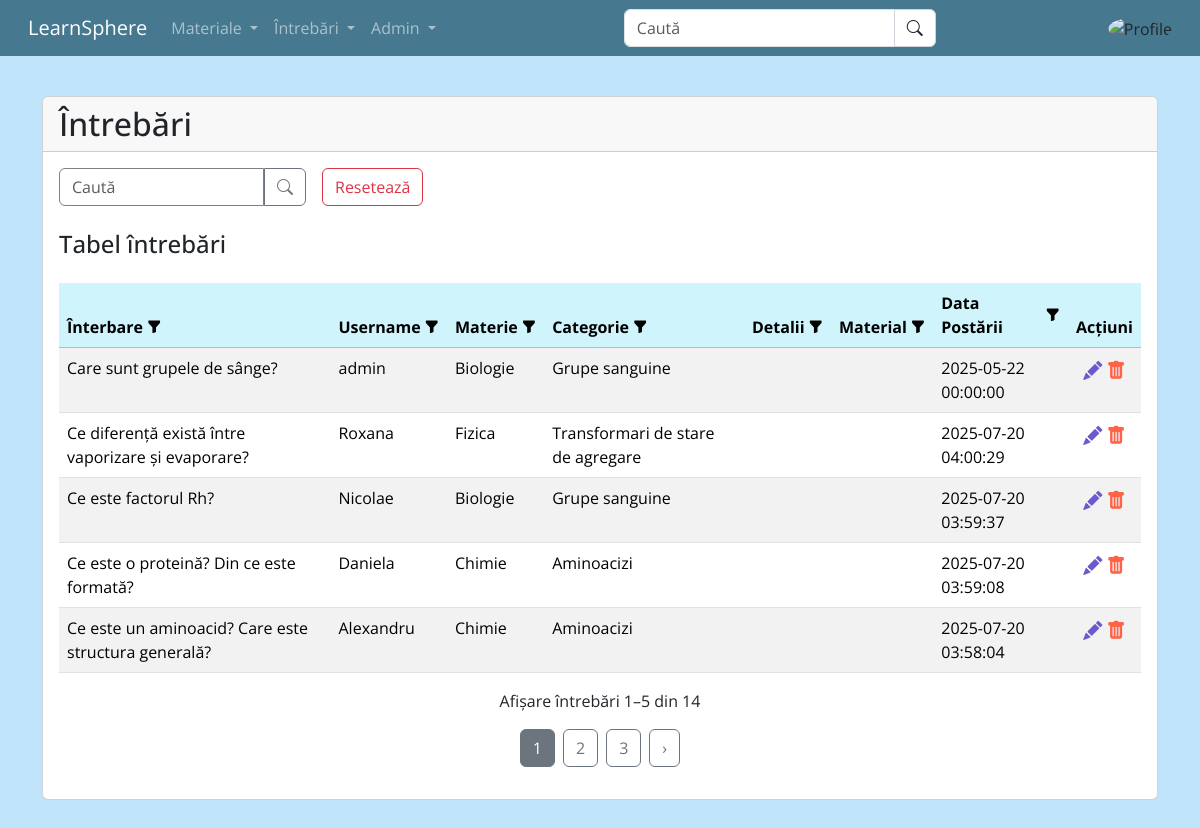
Page /admin/intrebari.php (signed in) on the committed database.
### tables this page shows
CREATE TABLE `intrebari` (
  `intrebareID` int(11) NOT NULL,
  `userID` int(11) NOT NULL,
  `intrebare` varchar(255) NOT NULL,
  `categorieID` int(11) NOT NULL,
  `detalii` varchar(255) DEFAULT NULL,
  `material` varchar(255) DEFAULT NULL,
  `dataPostarii` datetime NOT NULL
);

CREATE TABLE `users` (
  `userID` int(11) NOT NULL,
  `username` varchar(50) NOT NULL,
  `rol` int(3) NOT NULL,
  `parola` varchar(255) NOT NULL,
  `pozaProfil` varchar(255) NOT NULL,
  `nume` varchar(50) DEFAULT NULL,
  `prenume` varchar(50) DEFAULT NULL,
  `email` varchar(50) NOT NULL,
  `dataNasterii` date NOT NULL,
  `dataInregistrarii` date NOT NULL,
  `biografie` varchar(255) DEFAULT NULL,
  `darkMode` int(3) NOT NULL
);

CREATE TABLE `materii` (
  `materiiID` int(11) NOT NULL,
  `nume` varchar(255) NOT NULL,
  `descriere` varchar(255) DEFAULT NULL,
  `dataPostarii` date NOT NULL
);

CREATE TABLE `categorii` (
  `categorieID` int(11) NOT NULL,
  `materieID` int(11) NOT NULL,
  `nume` varchar(255) NOT NULL,
  `descriere` varchar(255) DEFAULT NULL,
  `dataPostarii` date NOT NULL
);

### admin/intrebari.php (the view, shortened to what this page needs)
<?php
require_once(__DIR__ . "/../config.php");
?>
<!DOCTYPE html>
<html lang="en">
<head>
    <?php
    file_exists(__DIR__ . "/../module/head.php") ?
        require_once __DIR__ . "/../module/head.php" :
        die("Fisierul head nu a fost gasit!");
    ?>
    <link rel="stylesheet" href="../assets/stiluriAdmin.css">
</head>
<body>
    <?php
    file_exists(__DIR__ . "/../module/meniu.php") ?
        require_once __DIR__ . "/../module/meniu.php" :
        die("Fisierul meniu nu a fost gasit!");
    ?>
    <div class="container mt-5">
        <div class="row justify-content-center">
            <div class="col-lg-12">
                <div class="card">
                    <h2 class="card-header">Întrebări</h2>
                    <div class="card-body">
                        <div style="display: flex;">
                            <form class="d-flex" role="search" method="GET">
                                <input class="form-control searchBar" type="search" name="search" placeholder="Caută" aria-label="Search" style="border-color:gray"
                                    value="<?= isset($_GET['search']) ? htmlspecialchars($_GET['search']) : '' ?>">
                                <button class="btn btn-outline-secondary searchBtn" type="submit">
                                    <i class="bi bi-search"></i>
                                </button>
                                <a href="<?= strtok($_SERVER["REQUEST_URI"], '?') ?>" class="btn btn-outline-danger ms-3">Resetează</a>
                            </form>
                        </div>
                        <h4 class="card-title mt-4">Tabel întrebări</h4>
                        <table class="table mt-4 table-striped" id="tabel_intrebari">
                            <?php
                            function sortLink($label, $column, $currentSort, $currentOrder)
                            {
                                $currentOrder = strtoupper($currentOrder);
                                $isCurrent = ($currentSort === $column);
                                $icon = '<i class="bi bi-funnel-fill"></i>';
                                $newOrder = ($isCurrent && $currentOrder === 'ASC') ? 'desc' : 'asc';
                                $query = http_build_query(array_merge($_GET, ['sort' => $column, 'order' => $newOrder]));
                                return "<a href='?{$query}' class='sort-header' title='Sortează după {$label}'>{$label} {$icon}</a>";
                            }
                            ?>
                            <?php
                            $allowedSortColumns = ['intrebare', 'username', 'materieNume', 'categorieNume', 'detalii', 'material', 'dataPostarii'];
                            $sort = isset($_GET['sort']) && in_array($_GET['sort'], $allowedSortColumns) ? $_GET['sort'] : 'titlu';
                            $order = (isset($_GET['order']) && strtolower($_GET['order']) === 'desc') ? 'DESC' : 'ASC';
                            $columnMap = [
                                'intrebare' => 'intrebari.intrebare',
                                'username' => 'users.username',
                                'materieNume' => 'materii.nume',
                                'categorieNume' => 'categorii.nume',
                                'detalii' => 'intrebari.detalii',
                                'material' => 'intrebari.material',
                                'dataPostarii' => 'intrebari.dataPostarii'
                            ];
                            $sortColumn = $columnMap[$sort] ?? 'intrebari.intrebare';
                            ?>
                            <thead>
                                <tr class="table-info">
                                    <th><?= sortLink('Înterbare', 'intrebare', $sort, $order) ?></th>
                                    <th><?= sortLink('Username', 'username', $sort, $order) ?></th>
                                    <th><?= sortLink('Materie', 'materieNume', $sort, $order) ?></th>
                                    <th><?= sortLink('Categorie', 'categorieNume', $sort, $order) ?></th>
                                    <th><?= sortLink('Detalii', 'detalii', $sort, $order) ?></th>
                                    <th><?= sortLink('Material', 'material', $sort, $order) ?></th>
                                    <th><?= sortLink('Data Postării', 'dataPostarii', $sort, $order) ?></th>
                                    <th class="text-center">Acțiuni</th>
                                </tr>
                            </thead>
                            <tbody>
                                <?php
                                $page = isset($_GET['page']) && is_numeric($_GET['page']) ? (int) $_GET['page'] : 1;
                                $intrebariPerPage = 5;
                                $offset = ($page - 1) * $intrebariPerPage;
                                $where = [];
                                $params = [];
                                $whereSQL = $where ? "WHERE " . implode(" AND ", $where) : "";
                                $stmtTotal = $conexiune->prepare("
                                    SELECT COUNT(*) FROM intrebari
                                    JOIN categorii ON intrebari.categorieID = categorii.categorieID
                                    JOIN materii ON categorii.materieID = materii.materiiID
                                    JOIN users ON intrebari.userID = users.userID
                                    $whereSQL
                                ");
                                $stmtTotal->execute($params);
                                $totalIntrebari = $stmtTotal->fetchColumn();
                                $totalPages = ceil($totalIntrebari / $intrebariPerPage);
                                $page = max(1, min($page, $totalPages));
                                $startIndex = $offset + 1;
                                $endIndex = min($offset + $intrebariPerPage, $totalIntrebari);
                                $stmt = $conexiune->prepare("
                                    SELECT
                                        intrebari.*,
                                        categorii.nume AS categorieNume,
                                        materii.nume AS materieNume,
                                        users.username
                                    FROM intrebari
                                    JOIN categorii ON intrebari.categorieID = categorii.categorieID
                                    JOIN materii ON categorii.materieID = materii.materiiID
                                    JOIN users ON intrebari.userID = users.userID
                                    $whereSQL
                                    ORDER BY $sortColumn $order
                                    LIMIT :limit OFFSET :offset
                                ");
                                $stmt->bindValue(':limit', $intrebariPerPage, PDO::PARAM_INT);
                                $stmt->bindValue(':offset', $offset, PDO::PARAM_INT);
                                $stmt->execute();
                                while ($rand = $stmt->fetch(PDO::FETCH_ASSOC)) {
                                    echo '<tr>
                                    <td style="display: none;">' . ($rand["intrebareID"] ?? '') . '</td>
                                        <td>' . htmlspecialchars($rand["intrebare"] ?? '') . '</td>
                                        <td>' . htmlspecialchars($rand["username"] ?? '') . '</td>
                                        <td>' . htmlspecialchars($rand["materieNume"] ?? '') . '</td>
                                        <td>' . htmlspecialchars($rand["categorieNume"] ?? '') . '</td>
                                        <td>' . htmlspecialchars($rand["detalii"] ?? '') . '</td>
                                        <td>' . htmlspecialchars($rand["material"] ?? '') . '</td>
                                        <td>' . htmlspecialchars($rand["dataPostarii"] ?? '') . '</td>
                                        <td class="text-center">
                                            <a id="' . ($rand["intrebareID"] ?? '') . '" class="edit" title="Modifică" data-bs-toggle="modal" data-bs-target="#modal_modifica_material"
                                                style="font-size: 1.2em; color: SlateBlue;"><i class="bi bi-pencil-fill"></i></a>
                                            <a id="' . ($rand["intrebareID"] ?? '') . '" class="delete" href="#" title="Șterge" style="font-size: 1.2em; color: Tomato;"><i class="bi bi-trash-fill"></i></a>
                                        </td>
                                    </tr>';
                                }
                                ?>
                            </tbody>
                        </table>
                        <?php if ($totalIntrebari > 0): ?>
                            <p class="text-center mt-2">Afișare întrebări <?= $startIndex ?>–<?= $endIndex ?> din <?= $totalIntrebari ?></p>
                        <?php else: ?>
                            <p class="text-center mt-2">Nu s-au găsit întrebări.</p>
                        <?php endif; ?>
                        <?php if ($totalPages > 1): ?>
                            <?php
                            $queryString = http_build_query(array_filter($_GET, fn($k) => $k !== 'page', ARRAY_FILTER_USE_KEY));
                            $urlBase = strtok($_SERVER["REQUEST_URI"], '?') . '?' . $queryString;
                            ?>
                            <nav>
                                <ul class="pagination justify-content-center mt-3" style="gap: 0.5rem;">
                                    <?php
                                    $range = 1;
                                    $startPage = max(1, $page - $range);
                                    $endPage = min($totalPages, $page + $range);
                                    for ($i = $startPage; $i <= $endPage; $i++) {
                                        if ($i == $page) {
                                            echo '<li><a class="btn btn-secondary text-white" style="pointer-events: none;">' . $i . '</a></li>';
                                        } else {
                                            echo '<li><a class="btn btn-outline-secondary" href="' . $urlBase . '&page=' . $i . '">' . $i . '</a></li>';
                                        }
                                    }
                                    if ($endPage < $totalPages - 1) {
                                        echo '<li><span class="btn btn-light disabled">...</span></li>';
                                        echo '<li><a class="btn btn-outline-secondary" href="' . $urlBase . '&page=' . $totalPages . '">' . $totalPages . '</a></li>';
                                    } elseif ($endPage == $totalPages - 1) {
                                        echo '<li><a class="btn btn-outline-secondary" href="' . $urlBase . '&page=' . $totalPages . '">' . $totalPages . '</a></li>';
                                    }
                                    ?>
                                    <?php if ($page < $totalPages): ?>
                                        <li class="page-item">
                                            <a class="btn btn-outline-secondary" href="<?= $urlBase . '&page=' . ($page + 1) ?>">›</a>
                                        </li>
                                    <?php endif; ?>
                                </ul>
                            </nav>
                        <?php endif; ?>
                    </div>
                </div>
            </div>
        </div>
    </div>
</body>
</html>

### assets/stiluri.css (style rules this page uses)
body { font-family: "Open Sans", sans-serif; background-color: #c0e4f9; padding-top: 3em; }

### assets/stiluriAdmin.css (style rules this page uses)
.container { padding-bottom: 2.5em; }
.sort-header { text-decoration: none; color: inherit; cursor: pointer; font-weight: bold; display: inline-flex; align-items: center; gap: 0.25rem; transition: color 0.2s; }
.sort-header i { font-size: 0.9rem; vertical-align: middle; }
.searchBar { border-top-right-radius: 0; border-bottom-right-radius: 0; }
.searchBtn { border-top-left-radius: 0; border-bottom-left-radius: 0; }

### rows in the picture
intrebari: intrebare "Care sunt grupele de sânge?", userID.username "admin", materii.nume "Biologie", categorieID.nume "Grupe sanguine", dataPostarii "2025-05-22 00:00:00"
intrebari: intrebare "Ce diferență există între vaporizare și evaporare?", userID.username "Roxana", materii.nume "Fizica", categorieID.nume "Transformari de stare de agregare", dataPostarii "2025-07-20 04:00:29"
intrebari: intrebare "Ce este factorul Rh?", userID.username "Nicolae", materii.nume "Biologie", categorieID.nume "Grupe sanguine", dataPostarii "2025-07-20 03:59:37"
intrebari: intrebare "Ce este o proteină? Din ce este formată?", userID.username "Daniela", materii.nume "Chimie", categorieID.nume "Aminoacizi", dataPostarii "2025-07-20 03:59:08"
intrebari: intrebare "Ce este un aminoacid? Care este structura generală?", userID.username "Alexandru", materii.nume "Chimie", categorieID.nume "Aminoacizi", dataPostarii "2025-07-20 03:58:04"

### other values in the picture
$label "Înterbare Username Materie Categorie Detalii Material Data Postării"
$startIndex "1"
$endIndex "5"
$totalIntrebari "14"
$totalPages "3"
